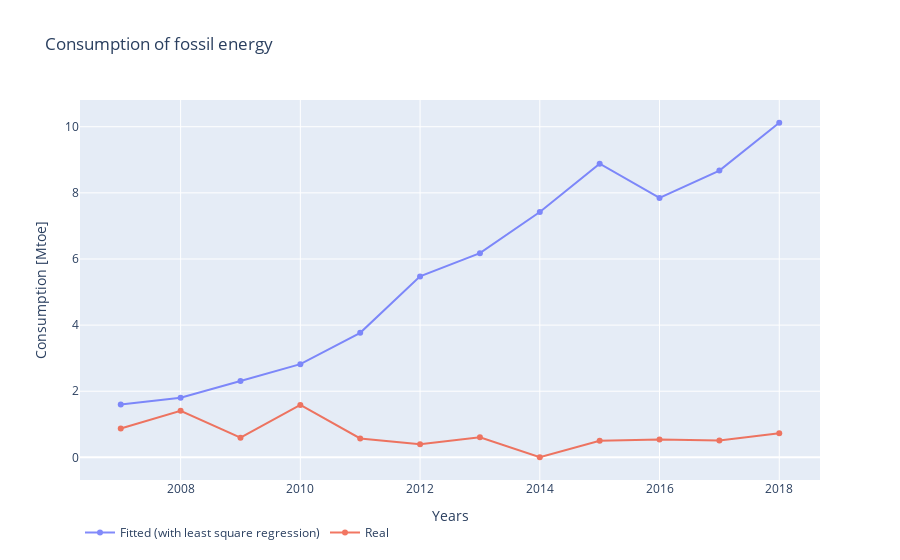

The notebook cell saved with this chart:
### Code cell
fig = go.Figure()
fig.add_trace(go.Scatter(
                x=years[a:b],
                y=total[a:b],
                name="Fitted (with least square regression)",
                opacity=0.8))

fig.add_trace(go.Scatter(
                x=years[a:b],
                y=y_train[a:b],
                name="Real",
                opacity=0.8))


# Use date string to set xaxis range
fig.update_layout(title_text="Consumption of fossil energy")
                  

fig.update_xaxes(title_text="Years")
fig.update_yaxes(title_text="Consumption [Mtoe]"),
fig.update_layout(legend_orientation="h")
fig.show()

### Figure 1 — Plotly figure (JSON) as saved in the notebook; plotly's stock layout.template omitted (floating-point values rounded to 4 significant figures)
{"data": [{"name": "Fitted (with least square regression)", "opacity": 0.8, "type": "scatter", "x": [2007, 2008, 2009, 2010, 2011, 2012, 2013, 2014, 2015, 2016, 2017, 2018], "y": [1.6, 1.802, 2.308, 2.818, 3.766, 5.474, 6.176, 7.422, 8.883, 7.846, 8.675, 10.12]}, {"name": "Real", "opacity": 0.8, "type": "scatter", "x": [2007, 2008, 2009, 2010, 2011, 2012, 2013, 2014, 2015, 2016, 2017, 2018], "y": [0.8705, 1.408, 0.5964, 1.584, 0.5721, 0.397, 0.6063, 0.003364, 0.5018, 0.5368, 0.509, 0.7327]}], "layout": {"legend": {"orientation": "h"}, "title": {"text": "Consumption of fossil energy"}, "xaxis": {"title": {"text": "Years"}}, "yaxis": {"title": {"text": "Consumption [Mtoe]"}}}}
